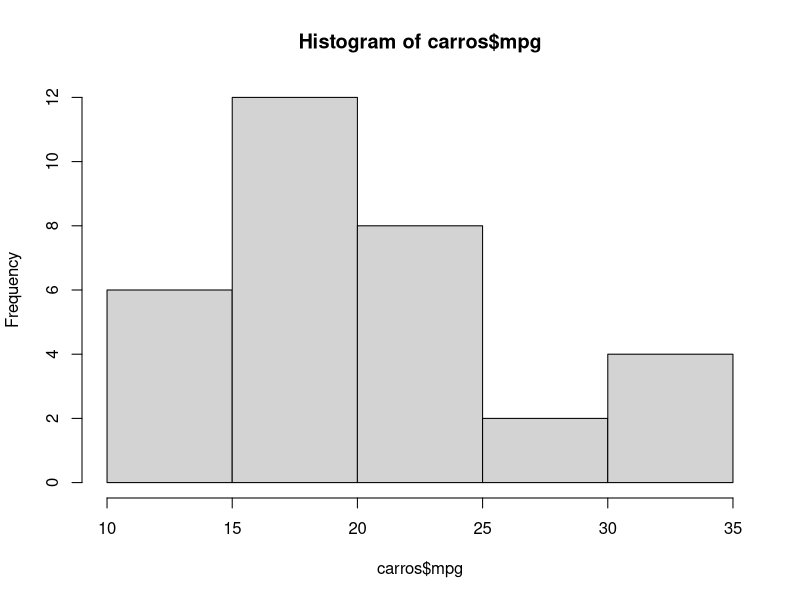
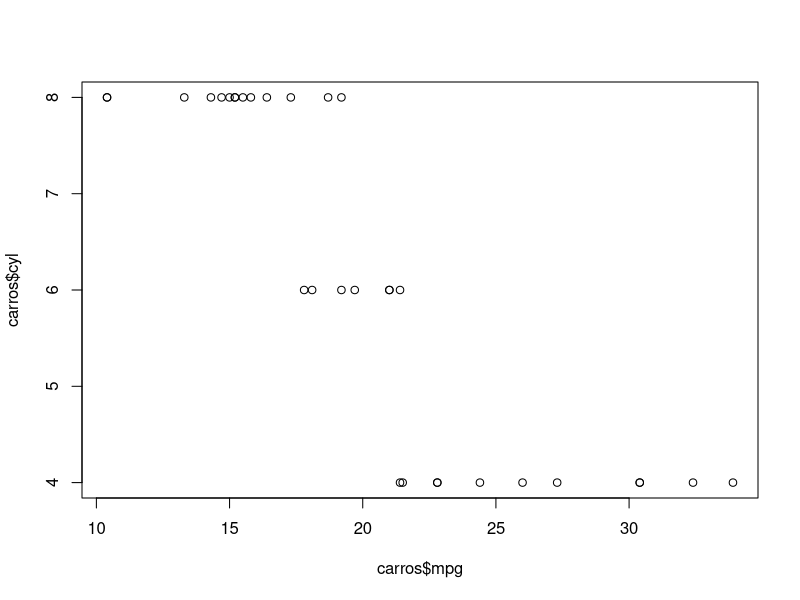
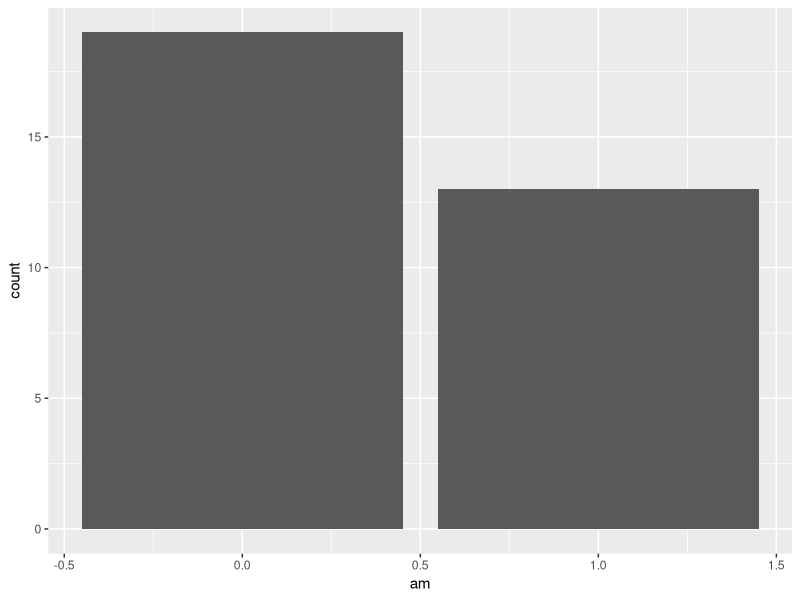
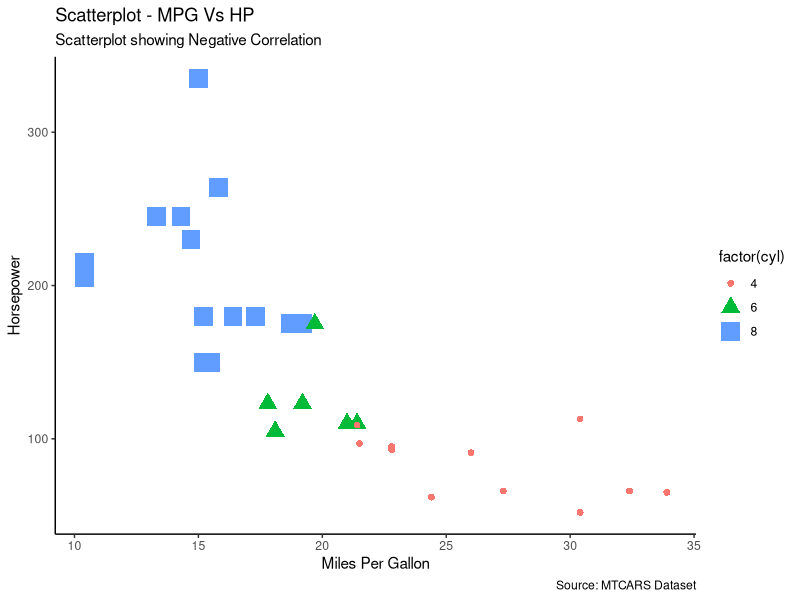

Write R code to recreate these figures, in order.
#---------------- 2.10 Creando graficos ------------


#Los graficos son esenciales para reprentar los resultados de tus analisis 
#incluso pueden crarse graficos animados pero para ello nececitas contar con una  base de datos 
#entonces utilizaremos la base de datos mtcar, la cual es de acceso libre. 


#Graficos

#dataset/conjunto de datos

?mtcars

#Filtrando columnas del dataset

carros <- mtcars[,c(1,2,9)]

#Visualizando el dataset 

head(carros)

#Ahora vas a crear tu primer grafico!!!!!!!!



#Histograma

hist(carros$mpg)

#Grafico de dispersion 

plot(carros$mpg,carros$cyl)



#Creando graficos con ggplot 
#¿Porque utilizar ggplot?
#Permitira crear graficos mas esteticos que mejoraran la visualizacion y analisis de tus datos 



#install.packages("ggplot2")

library(ggplot2)

#Criando grafico de barras con ggplot2

ggplot(carros,aes(am))+
  geom_bar()

#¿Visualizas la diferencia?
#Quizas no, pero aquí puedes encontrar mas graficos ademas es recomendable tener a la mano el 
#cheat sheet de ggplot, ya que puedes incorporar mas parametros si deseas mejorar la visualizacion. 

#Data Visualization with ggplot2 : : CHEAT SHEET!!!!!!!!
#https://www.maths.usyd.edu.au/u/UG/SM/STAT3022/r/current/Misc/data-visualization-2.1.pdf


# Graficando un diagrama de dispersion 

ggplot(mtcars,aes(x = mpg, y = hp))+geom_point(aes(color=factor(cyl), shape = factor(cyl),size = factor(cyl)))+ theme_classic()+
  labs(title = "Scatterplot - MPG Vs HP",
       subtitle = "Scatterplot showing Negative Correlation",
       x = "Miles Per Gallon",
       y = "Horsepower",
       caption = "Source: MTCARS Dataset")
#Fuente: https://medium.com/@mukul.mschauhan/data-visualization-in-r-with-ggplot-b39b14991d69
